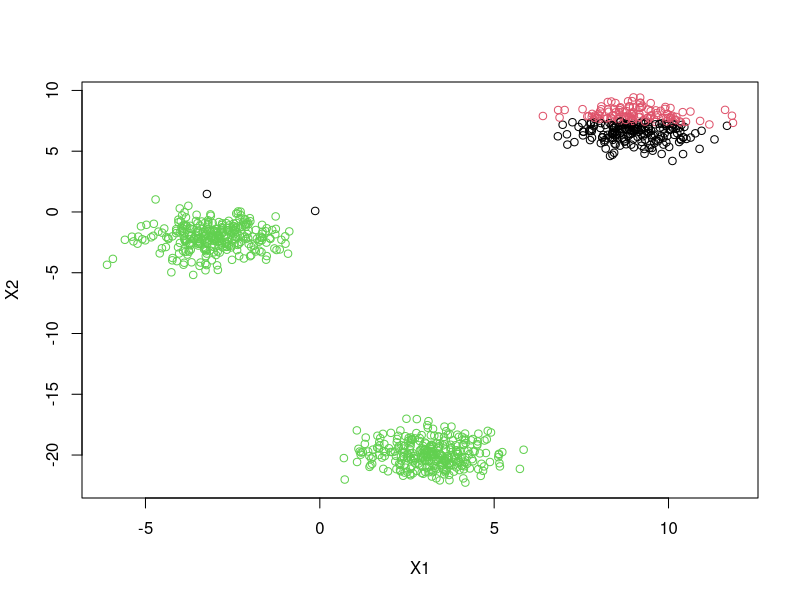
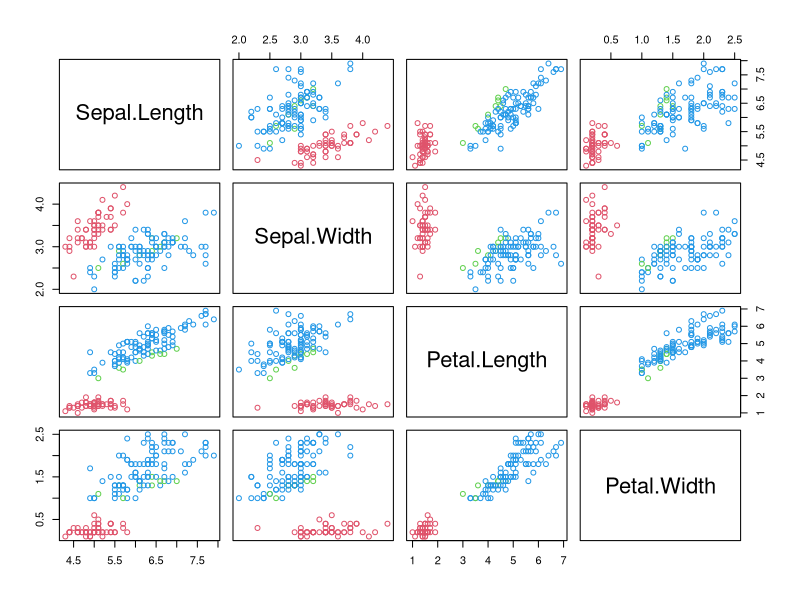

Recreate these plots in R, in order.
#
# Project: r-examples (github.com/garciparedes/r-examples)
# Author: Sergio García Prado (garciparedes.me)
# Date: 2017-12
# Title: Naive k-means implementation 
#

rm(list = ls())

naiveKmeans <- function(data, k, tol = 0.1) {
  
  distance <- function(centers, data) {
    as.matrix(dist(rbind(centers, data), upper=TRUE))[-c(1:3), 1:k]
  }
  
  train <- function(data, k, tol) {
    ranges <- sapply(data, range)
    coordinates <- runif(dim(ranges)[2] * k, min=ranges[1,], max=ranges[2,])
    centers <- t(matrix(data = (coordinates), ncol = k))
    colnames(centers) <- colnames(data)
    distance <-  distance(centers, data)
    dataClass <- apply(distance, 1,which.min)
    reached=FALSE
    while (reached == FALSE) {
      for (i in 1:k) {
        centers[i,] = colMeans(data[dataClass == i,], na.rm = TRUE)
      }
      newDistance <-  distance(centers, data)
      newDataClass <- apply(distance, 1,which.min)
      if ((sum(newDataClass != dataClass) / dim(data)[1]) < tol){
        reached = TRUE
      }
    }
    return(centers)
  }
  
  centers <- train(data, k, tol)

  predict <- function(data) {
    distance <-  distance(centers, data)
    dataClass <- apply(distance, 1,which.min)
    names(dataClass) <- 1:dim(data)[1]
    return(dataClass)
  }

  value <- list(centers = centers, predict = predict)
  class(value) <- "naiveKmeans"
  return(value)
}

predict.naiveKmeans <- function(obj, data) {
  return(obj$predict(data))
}


# Spherical and Normal Dataset
n <- 300
data <- data.frame(rbind(
  cbind(rnorm(n, 3), rnorm(n,-20)),
  cbind(rnorm(n, 9), rnorm(n,7)), 
  cbind(rnorm(n, -3), rnorm(n,-2))
))
data.kmeans <- naiveKmeans(data, 3)
data.kmeans$centers
plot(data, col = predict(data.kmeans, data))


# Iris Dataset
data(iris)
iris.use <- iris[,1:4]
iris.kmeans <- naiveKmeans(iris.use, 3)
iris.kmeans$centers
plot(iris.use, col = predict(iris.kmeans, iris.use) + 1 )
